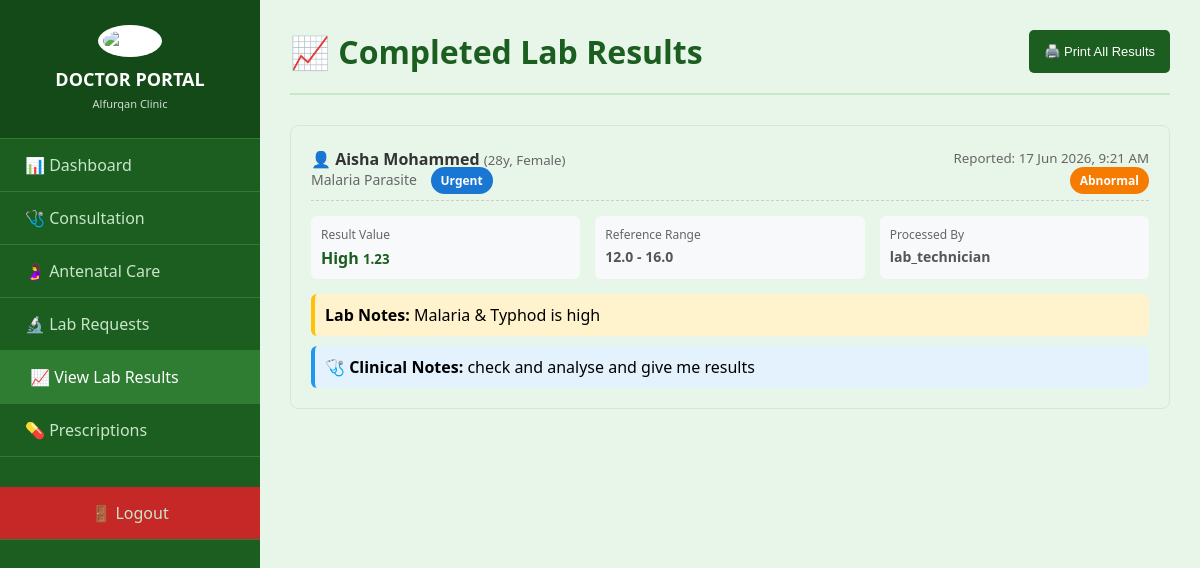
Screenshot of /doctor/view_lab_results.php (signed in) with the database file from the repository.
### tables this page shows
CREATE TABLE `lab_requests` (
  `id` int(11) NOT NULL,
  `patient_id` int(11) NOT NULL,
  `doctor_id` int(11) NOT NULL,
  `test_id` int(11) NOT NULL,
  `request_date` timestamp NOT NULL DEFAULT current_timestamp(),
  `priority` enum('Routine','Urgent','Emergency') DEFAULT 'Routine',
  `clinical_notes` text DEFAULT NULL,
  `status` enum('Pending','In Progress','Completed','Cancelled') DEFAULT 'Pending',
  `collected_by` int(11) DEFAULT NULL,
  `collection_time` timestamp NULL DEFAULT NULL
);

CREATE TABLE `patients` (
  `id` int(11) NOT NULL,
  `name` varchar(100) NOT NULL,
  `age` int(11) DEFAULT NULL,
  `gender` enum('Male','Female') NOT NULL,
  `phone` varchar(15) DEFAULT NULL,
  `address` text DEFAULT NULL,
  `allergies` text DEFAULT NULL,
  `medical_conditions` text DEFAULT NULL,
  `patient_status` enum('Stable','Critical','Recovering','Discharged','Pending') DEFAULT 'Pending',
  `reg_date` timestamp NOT NULL DEFAULT current_timestamp()
);

CREATE TABLE `lab_tests` (
  `id` int(11) NOT NULL,
  `test_name` varchar(150) NOT NULL,
  `test_code` varchar(20) DEFAULT NULL,
  `category` varchar(50) DEFAULT NULL,
  `sample_type` varchar(50) DEFAULT NULL,
  `unit_price` decimal(10,2) DEFAULT NULL,
  `reference_range` text DEFAULT NULL,
  `is_active` tinyint(1) DEFAULT 1,
  `created_at` timestamp NOT NULL DEFAULT current_timestamp()
);

CREATE TABLE `lab_results` (
  `id` int(11) NOT NULL,
  `request_id` int(11) NOT NULL,
  `result_value` text DEFAULT NULL,
  `result_unit` varchar(50) DEFAULT NULL,
  `reference_min` varchar(50) DEFAULT NULL,
  `reference_max` varchar(50) DEFAULT NULL,
  `result_status` enum('Normal','Abnormal','Critical') DEFAULT 'Normal',
  `technician_id` int(11) DEFAULT NULL,
  `result_date` timestamp NOT NULL DEFAULT current_timestamp(),
  `notes` text DEFAULT NULL
);

CREATE TABLE `users` (
  `id` int(11) NOT NULL,
  `username` varchar(50) NOT NULL,
  `password` varchar(255) NOT NULL,
  `role` enum('admin','doctor','nurse','pharmacist','lab_technician') NOT NULL,
  `created_at` timestamp NOT NULL DEFAULT current_timestamp()
);

### doctor/view_lab_results.php (the view, shortened to what this page needs)
<?php
include '../config/db.php';
$doctor_id = $_SESSION['user_id'];
$stmt = $conn->prepare("SELECT
                            lr.id AS request_id,
                            lr.request_date,
                            lr.priority,
                            lr.clinical_notes,
                            lt.test_name,
                            lt.category,
                            p.name AS patient_name,
                            p.age,
                            p.gender,
                            lres.result_value,
                            lres.result_unit,
                            lres.reference_min,
                            lres.reference_max,
                            lres.result_status,
                            lres.result_date,
                            lres.notes AS lab_notes,
                            u.username AS technician_name
                        FROM lab_requests lr
                        JOIN lab_tests lt ON lr.test_id = lt.id
                        JOIN patients p ON lr.patient_id = p.id
                        LEFT JOIN lab_results lres ON lr.id = lres.request_id
                        LEFT JOIN users u ON lres.technician_id = u.id
                        WHERE lr.doctor_id = ? AND lr.status = 'Completed'
                        ORDER BY lres.result_date DESC");
$stmt->bind_param("i", $doctor_id);
$stmt->execute();
$results = $stmt->get_result();
?>
<!DOCTYPE html>
<html lang="en">
<head>
</head>
<body>
    <div class="sidebar">
        <div class="sidebar-header">
            <img src="../assets/logo.png" alt="Logo">
            <h2>DOCTOR PORTAL</h2><small>Alfurqan Clinic</small>
        </div>
        <div class="sidebar-menu">
            <a href="dashboard.php">📊 Dashboard</a>
            <a href="consultation.php">🩺 Consultation</a>
            <a href="antenatal.php">🤰 Antenatal Care</a>
            <a href="request_lab_test.php">🔬 Lab Requests</a>
            <a href="view_lab_results.php" class="active">📈 View Lab Results</a>
            <a href="prescribe_drug.php">💊 Prescriptions</a>
            <a href="../logout.php" class="logout-btn">🚪 Logout</a>
        </div>
    </div>
    <div class="main-content">
        <div class="header">
            <h1>📈 Completed Lab Results</h1>
            <button class="btn-print no-print" onclick="window.print()">🖨️ Print All Results</button>
        </div>
        <?php if ($results->num_rows > 0): ?>
            <?php while($row = $results->fetch_assoc()): ?>
            <div class="result-card">
                <div class="result-header">
                    <div>
                        <div class="patient-info">👤 <?php echo htmlspecialchars($row['patient_name']); ?>
                            <small style="font-weight: normal; color: #666;">(<?php echo $row['age']; ?>y, <?php echo $row['gender']; ?>)</small>
                        </div>
                        <div class="test-info"> <?php echo htmlspecialchars($row['test_name']); ?>
                            <span class="badge bg-routine" style="margin-left: 10px;"><?php echo $row['priority']; ?></span>
                        </div>
                    </div>
                    <div style="text-align: right;">
                        <small style="color: #666;">Reported: <?php echo date('d M Y, g:i A', strtotime($row['result_date'])); ?></small><br>
                        <span class="badge bg-<?php echo strtolower($row['result_status'] ?? 'normal'); ?>">
                            <?php echo ucfirst($row['result_status'] ?? 'Normal'); ?>
                        </span>
                    </div>
                </div>
                <div class="result-grid">
                    <div class="result-item">
                        <label>Result Value</label>
                        <div class="value"><?php echo htmlspecialchars($row['result_value'] ?? 'N/A'); ?>
                            <small><?php echo htmlspecialchars($row['result_unit'] ?? ''); ?></small>
                        </div>
                    </div>
                    <div class="result-item">
                        <label>Reference Range</label>
                        <div class="value" style="font-size: 14px; color: #555;">
                            <?php echo htmlspecialchars($row['reference_min'] ?? ''); ?> - <?php echo htmlspecialchars($row['reference_max'] ?? ''); ?>
                        </div>
                    </div>
                    <div class="result-item">
                        <label>Processed By</label>
                        <div class="value" style="font-size: 14px; color: #555;">
                            <?php echo htmlspecialchars($row['technician_name'] ?? 'Lab Tech'); ?>
                        </div>
                    </div>
                </div>
                <?php if (!empty($row['lab_notes'])): ?>
                <div style="background: #fff3cd; padding: 10px; border-radius: 6px; border-left: 4px solid #ffc107; margin-top: 10px;">
                    <strong> Lab Notes:</strong> <?php echo nl2br(htmlspecialchars($row['lab_notes'])); ?>
                </div>
                <?php endif; ?>
                <?php if (!empty($row['clinical_notes'])): ?>
                <div style="background: #e3f2fd; padding: 10px; border-radius: 6px; border-left: 4px solid #2196f3; margin-top: 10px;">
                    <strong>🩺 Clinical Notes:</strong> <?php echo nl2br(htmlspecialchars($row['clinical_notes'])); ?>
                </div>
                <?php endif; ?>
            </div>
            <?php endwhile; ?>
        <?php endif; ?>
    </div>
</body>
</html>

### doctor/view_lab_results.php (style rules this page uses)
* { margin: 0; padding: 0; box-sizing: border-box; }
body { font-family: 'Segoe UI', sans-serif; background: #e8f5e9; display: flex; }
.sidebar { width: 260px; background: #1b5e20; color: white; height: 100vh; position: fixed; }
.sidebar-header { text-align: center; padding: 25px 20px; border-bottom: 1px solid #2e7d32; background: #144a18; }
.sidebar-header img { width: 70px; height: 70px; margin-bottom: 10px; background: white; border-radius: 50%; padding: 5px; }
.sidebar-header h2 { font-size: 18px; }
.sidebar-header small { font-size: 11px; opacity: 0.8; }
.sidebar-menu a { display: flex; align-items: center; gap: 15px; padding: 15px 25px; color: #c8e6c9; text-decoration: none; border-bottom: 1px solid #2e7d32; transition: 0.3s; }
.sidebar-menu a:hover, .sidebar-menu a.active { background: #2e7d32; color: white; padding-left: 30px; }
.logout-btn { background: #c62828 !important; justify-content: center; margin-top: 30px; }
.main-content { margin-left: 260px; padding: 30px; width: calc(100% - 260px); }
.header { display: flex; justify-content: space-between; margin-bottom: 30px; padding-bottom: 20px; border-bottom: 2px solid #c8e6c9; }
.header h1 { color: #1b5e20; }
.result-card { border: 1px solid #e0e0e0; border-radius: 8px; padding: 20px; margin-bottom: 20px; transition: 0.3s; }
.result-header { display: flex; justify-content: space-between; align-items: center; margin-bottom: 15px; padding-bottom: 10px; border-bottom: 1px dashed #ccc; }
.patient-info { font-weight: 600; color: #333; }
.test-info { color: #666; font-size: 14px; }
.result-grid { display: grid; grid-template-columns: repeat(auto-fit, minmax(200px, 1fr)); gap: 15px; margin-bottom: 15px; }
.result-item { background: #f8f9fa; padding: 10px; border-radius: 6px; }
.result-item label { display: block; font-size: 12px; color: #666; margin-bottom: 4px; }
.result-item .value { font-size: 16px; font-weight: 600; color: #1b5e20; }
.badge { padding: 5px 10px; border-radius: 15px; font-size: 12px; color: white; font-weight: 600; }
.bg-abnormal { background: #f57c00; }
.bg-routine { background: #1976d2; }
.btn-print { padding: 8px 15px; background: #1b5e20; color: white; border: none; border-radius: 5px; cursor: pointer; font-size: 13px; }

### rows the page displays
lab_requests: patient.name "Aisha Mohammed", patient.age "28", patient.gender "Female", test.test_name "Malaria Parasite", priority "Urgent", lab_results.result_date "17 Jun 2026, 9:21 AM", lab_results.result_status "Abnormal", lab_results.result_value "High", lab_results.result_unit "1.23", lab_results.reference_min "12.0", lab_results.reference_max "16.0", users.username "lab_technician", lab_results.notes "Malaria & Typhod is high", clinical_notes "check and analyse and give me results"
